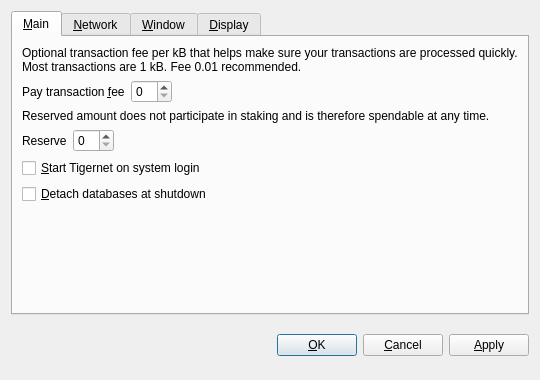
<?xml version="1.0" encoding="UTF-8"?>
<ui version="4.0">
 <class>OptionsDialog</class>
 <widget class="QDialog" name="OptionsDialog">
  <property name="geometry">
   <rect>
    <x>0</x>
    <y>0</y>
    <width>540</width>
    <height>380</height>
   </rect>
  </property>
  <property name="windowTitle">
   <string>Options</string>
  </property>
  <property name="modal">
   <bool>true</bool>
  </property>
  <layout class="QVBoxLayout" name="verticalLayout">
   <item>
    <widget class="QTabWidget" name="tabWidget">
     <property name="tabPosition">
      <enum>QTabWidget::North</enum>
     </property>
     <property name="currentIndex">
      <number>0</number>
     </property>
     <widget class="QWidget" name="tabMain">
      <attribute name="title">
       <string>&amp;Main</string>
      </attribute>
      <layout class="QVBoxLayout" name="verticalLayout_Main">
       <item>
        <widget class="QLabel" name="transactionFeeInfoLabel">
         <property name="text">
          <string>Optional transaction fee per kB that helps make sure your transactions are processed quickly. Most transactions are 1 kB. Fee 0.01 recommended.</string>
         </property>
         <property name="textFormat">
          <enum>Qt::PlainText</enum>
         </property>
         <property name="wordWrap">
          <bool>true</bool>
         </property>
        </widget>
       </item>
       <item>
        <layout class="QHBoxLayout" name="horizontalLayoutFee">
         <item>
          <widget class="QLabel" name="transactionFeeLabel">
           <property name="text">
            <string>Pay transaction &amp;fee</string>
           </property>
           <property name="textFormat">
            <enum>Qt::PlainText</enum>
           </property>
           <property name="buddy">
            <cstring>transactionFee</cstring>
           </property>
          </widget>
         </item>
         <item>
          <widget class="BitcoinAmountField" name="transactionFee"/>
         </item>
         <item>
          <spacer name="horizontalSpacerFee">
           <property name="orientation">
            <enum>Qt::Horizontal</enum>
           </property>
           <property name="sizeHint" stdset="0">
            <size>
             <width>40</width>
             <height>20</height>
            </size>
           </property>
          </spacer>
         </item>
        </layout>
       </item>
       <item>
        <widget class="QLabel" name="reserveBalanceInfoLabel">
         <property name="text">
          <string>Reserved amount does not participate in staking and is therefore spendable at any time.</string>
         </property>
         <property name="textFormat">
          <enum>Qt::PlainText</enum>
         </property>
         <property name="wordWrap">
          <bool>true</bool>
         </property>
        </widget>
       </item>
       <item>
        <layout class="QHBoxLayout" name="horizontalLayoutReserveBalance">
         <item>
          <widget class="QLabel" name="reserveBalanceLabel">
           <property name="text">
            <string>Reserve</string>
           </property>
           <property name="textFormat">
            <enum>Qt::PlainText</enum>
           </property>
           <property name="buddy">
            <cstring>reserveBalance</cstring>
           </property>
          </widget>
         </item>
         <item>
          <widget class="BitcoinAmountField" name="reserveBalance"/>
         </item>
         <item>
          <spacer name="horizontalSpacerReserveBalance">
           <property name="orientation">
            <enum>Qt::Horizontal</enum>
           </property>
           <property name="sizeHint" stdset="0">
            <size>
             <width>40</width>
             <height>20</height>
            </size>
           </property>
          </spacer>
         </item>
        </layout>
       </item>
       <item>
        <widget class="QCheckBox" name="bitcoinAtStartup">
         <property name="toolTip">
          <string>Automatically start Tigernet after logging in to the system.</string>
         </property>
         <property name="text">
          <string>&amp;Start Tigernet on system login</string>
         </property>
        </widget>
       </item>
       <item>
        <widget class="QCheckBox" name="detachDatabases">
         <property name="toolTip">
          <string>Detach block and address databases at shutdown. This means they can be moved to another data directory, but it slows down shutdown. The wallet is always detached.</string>
         </property>
         <property name="text">
          <string>&amp;Detach databases at shutdown</string>
         </property>
        </widget>
       </item>
       <item>
        <spacer name="verticalSpacer_Main">
         <property name="orientation">
          <enum>Qt::Vertical</enum>
         </property>
         <property name="sizeHint" stdset="0">
          <size>
           <width>20</width>
           <height>40</height>
          </size>
         </property>
        </spacer>
       </item>
      </layout>
     </widget>
     <widget class="QWidget" name="tabNetwork">
      <attribute name="title">
       <string>&amp;Network</string>
      </attribute>
      <layout class="QVBoxLayout" name="verticalLayout_Network">
       <item>
        <widget class="QCheckBox" name="mapPortUpnp">
         <property name="toolTip">
          <string>Automatically open the Tigernet client port on the router. This only works when your router supports UPnP and it is enabled.</string>
         </property>
         <property name="text">
          <string>Map port using &amp;UPnP</string>
         </property>
        </widget>
       </item>
       <item>
        <widget class="QCheckBox" name="connectSocks">
         <property name="toolTip">
          <string>Connect to the Tigernet network through a SOCKS proxy (e.g. when connecting through Tor).</string>
         </property>
         <property name="text">
          <string>&amp;Connect through SOCKS proxy:</string>
         </property>
        </widget>
       </item>
       <item>
        <layout class="QHBoxLayout" name="horizontalLayout_Network">
         <item>
          <widget class="QLabel" name="proxyIpLabel">
           <property name="text">
            <string>Proxy &amp;IP:</string>
           </property>
           <property name="textFormat">
            <enum>Qt::PlainText</enum>
           </property>
           <property name="buddy">
            <cstring>proxyIp</cstring>
           </property>
          </widget>
         </item>
         <item>
          <widget class="QValidatedLineEdit" name="proxyIp">
           <property name="maximumSize">
            <size>
             <width>140</width>
             <height>16777215</height>
            </size>
           </property>
           <property name="toolTip">
            <string>IP address of the proxy (e.g. 127.0.0.1)</string>
           </property>
          </widget>
         </item>
         <item>
          <widget class="QLabel" name="proxyPortLabel">
           <property name="text">
            <string>&amp;Port:</string>
           </property>
           <property name="textFormat">
            <enum>Qt::PlainText</enum>
           </property>
           <property name="buddy">
            <cstring>proxyPort</cstring>
           </property>
          </widget>
         </item>
         <item>
          <widget class="QLineEdit" name="proxyPort">
           <property name="maximumSize">
            <size>
             <width>55</width>
             <height>16777215</height>
            </size>
           </property>
           <property name="toolTip">
            <string>Port of the proxy (e.g. 9050)</string>
           </property>
          </widget>
         </item>
         <item>
          <widget class="QLabel" name="socksVersionLabel">
           <property name="text">
            <string>SOCKS &amp;Version:</string>
           </property>
           <property name="textFormat">
            <enum>Qt::PlainText</enum>
           </property>
           <property name="buddy">
            <cstring>socksVersion</cstring>
           </property>
          </widget>
         </item>
         <item>
          <widget class="QValueComboBox" name="socksVersion">
           <property name="toolTip">
            <string>SOCKS version of the proxy (e.g. 5)</string>
           </property>
          </widget>
         </item>
         <item>
          <spacer name="horizontalSpacer_Network">
           <property name="orientation">
            <enum>Qt::Horizontal</enum>
           </property>
           <property name="sizeHint" stdset="0">
            <size>
             <width>40</width>
             <height>20</height>
            </size>
           </property>
          </spacer>
         </item>
        </layout>
       </item>
       <item>
        <spacer name="verticalSpacer_Network">
         <property name="orientation">
          <enum>Qt::Vertical</enum>
         </property>
         <property name="sizeHint" stdset="0">
          <size>
           <width>20</width>
           <height>40</height>
          </size>
         </property>
        </spacer>
       </item>
      </layout>
     </widget>
     <widget class="QWidget" name="tabWindow">
      <attribute name="title">
       <string>&amp;Window</string>
      </attribute>
      <layout class="QVBoxLayout" name="verticalLayout_Window">
       <item>
        <widget class="QCheckBox" name="minimizeToTray">
         <property name="toolTip">
          <string>Show only a tray icon after minimizing the window.</string>
         </property>
         <property name="text">
          <string>&amp;Minimize to the tray instead of the taskbar</string>
         </property>
        </widget>
       </item>
       <item>
        <widget class="QCheckBox" name="minimizeOnClose">
         <property name="toolTip">
          <string>Minimize instead of exit the application when the window is closed. When this option is enabled, the application will be closed only after selecting Quit in the menu.</string>
         </property>
         <property name="text">
          <string>M&amp;inimize on close</string>
         </property>
        </widget>
       </item>
       <item>
        <spacer name="verticalSpacer_Window">
         <property name="orientation">
          <enum>Qt::Vertical</enum>
         </property>
         <property name="sizeHint" stdset="0">
          <size>
           <width>20</width>
           <height>40</height>
          </size>
         </property>
        </spacer>
       </item>
      </layout>
     </widget>
     <widget class="QWidget" name="tabDisplay">
      <attribute name="title">
       <string>&amp;Display</string>
      </attribute>
      <layout class="QVBoxLayout" name="verticalLayout_Display">
       <item>
        <layout class="QHBoxLayout" name="horizontalLayout_1_Display">
         <item>
          <widget class="QLabel" name="langLabel">
           <property name="text">
            <string>User Interface &amp;language:</string>
           </property>
           <property name="textFormat">
            <enum>Qt::PlainText</enum>
           </property>
           <property name="buddy">
            <cstring>lang</cstring>
           </property>
          </widget>
         </item>
         <item>
          <widget class="QValueComboBox" name="lang">
           <property name="toolTip">
            <string>The user interface language can be set here. This setting will take effect after restarting Tigernet.</string>
           </property>
          </widget>
         </item>
        </layout>
       </item>
       <item>
        <layout class="QHBoxLayout" name="horizontalLayout_2_Display">
         <item>
          <widget class="QLabel" name="unitLabel">
           <property name="text">
            <string>&amp;Unit to show amounts in:</string>
           </property>
           <property name="textFormat">
            <enum>Qt::PlainText</enum>
           </property>
           <property name="buddy">
            <cstring>unit</cstring>
           </property>
          </widget>
         </item>
         <item>
          <widget class="QValueComboBox" name="unit">
           <property name="toolTip">
            <string>Choose the default subdivision unit to show in the interface and when sending coins.</string>
           </property>
          </widget>
         </item>
        </layout>
       </item>
       <item>
        <widget class="QCheckBox" name="displayAddresses">
         <property name="toolTip">
          <string>Whether to show Tigernet addresses in the transaction list or not.</string>
         </property>
         <property name="text">
          <string>&amp;Display addresses in transaction list</string>
         </property>
        </widget>
       </item>
       <item>
        <widget class="QCheckBox" name="coinControlFeatures">
         <property name="toolTip">
          <string>Whether to show coin control features or not.</string>
         </property>
         <property name="text">
          <string>Display coin &amp;control features (experts only!)</string>
         </property>
        </widget>
       </item>
       <item>
        <spacer name="verticalSpacer_Display">
         <property name="orientation">
          <enum>Qt::Vertical</enum>
         </property>
         <property name="sizeHint" stdset="0">
          <size>
           <width>20</width>
           <height>40</height>
          </size>
         </property>
        </spacer>
       </item>
      </layout>
     </widget>
    </widget>
   </item>
   <item>
    <layout class="QHBoxLayout" name="horizontalLayout_Buttons">
     <item>
      <spacer name="horizontalSpacer_1">
       <property name="orientation">
        <enum>Qt::Horizontal</enum>
       </property>
       <property name="sizeHint" stdset="0">
        <size>
         <width>40</width>
         <height>48</height>
        </size>
       </property>
      </spacer>
     </item>
     <item>
      <widget class="QLabel" name="statusLabel">
       <property name="font">
        <font>
         <weight>75</weight>
         <bold>true</bold>
        </font>
       </property>
       <property name="text">
        <string/>
       </property>
       <property name="textFormat">
        <enum>Qt::PlainText</enum>
       </property>
       <property name="wordWrap">
        <bool>true</bool>
       </property>
      </widget>
     </item>
     <item>
      <spacer name="horizontalSpacer_2">
       <property name="orientation">
        <enum>Qt::Horizontal</enum>
       </property>
       <property name="sizeHint" stdset="0">
        <size>
         <width>40</width>
         <height>48</height>
        </size>
       </property>
      </spacer>
     </item>
     <item>
      <widget class="QPushButton" name="okButton">
       <property name="text">
        <string>&amp;OK</string>
       </property>
      </widget>
     </item>
     <item>
      <widget class="QPushButton" name="cancelButton">
       <property name="text">
        <string>&amp;Cancel</string>
       </property>
       <property name="autoDefault">
        <bool>false</bool>
       </property>
      </widget>
     </item>
     <item>
      <widget class="QPushButton" name="applyButton">
       <property name="text">
        <string>&amp;Apply</string>
       </property>
       <property name="autoDefault">
        <bool>false</bool>
       </property>
      </widget>
     </item>
    </layout>
   </item>
  </layout>
 </widget>
 <customwidgets>
  <customwidget>
   <class>BitcoinAmountField</class>
   <extends>QSpinBox</extends>
   <header>bitcoinamountfield.h</header>
  </customwidget>
  <customwidget>
   <class>QValueComboBox</class>
   <extends>QComboBox</extends>
   <header>qvaluecombobox.h</header>
  </customwidget>
  <customwidget>
   <class>QValidatedLineEdit</class>
   <extends>QLineEdit</extends>
   <header>qvalidatedlineedit.h</header>
  </customwidget>
 </customwidgets>
 <resources/>
 <connections/>
</ui>
